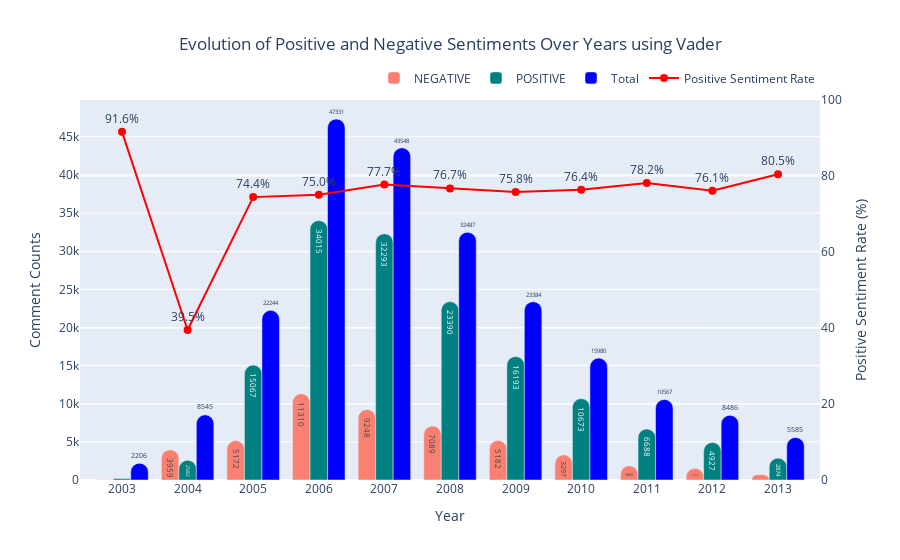

The cell this chart's notebook holds for it:
### Code cell
plot.plot_sentiments_byYear(data,vader=True,prt=True,savefig=True)

### Figure 1 — Plotly figure (JSON) as saved in the notebook; plotly's stock layout.template omitted (floating-point values rounded to 4 significant figures)
{"data": [{"marker": {"color": "salmon"}, "name": "NEGATIVE", "text": [17, 3959, 5172, 11310, 9248, 7089, 5182, 3297, 1868, 1547, 698], "textposition": "inside", "type": "bar", "x": [2003, 2004, 2005, 2006, 2007, 2008, 2009, 2010, 2011, 2012, 2013], "y": [17, 3959, 5172, 11310, 9248, 7089, 5182, 3297, 1868, 1547, 698]}, {"marker": {"color": "teal"}, "name": "POSITIVE", "text": [186, 2582, 15067, 34015, 32293, 23390, 16193, 10673, 6688, 4927, 2874], "textposition": "inside", "type": "bar", "x": [2003, 2004, 2005, 2006, 2007, 2008, 2009, 2010, 2011, 2012, 2013], "y": [186, 2582, 15067, 34015, 32293, 23390, 16193, 10673, 6688, 4927, 2874]}, {"marker": {"color": "blue"}, "name": "Total", "text": [2206, 8545, 22244, 47331, 43548, 32487, 23384, 15980, 10567, 8486, 5585], "textposition": "outside", "type": "bar", "x": [2003, 2004, 2005, 2006, 2007, 2008, 2009, 2010, 2011, 2012, 2013], "y": [2206, 8545, 22244, 47331, 43548, 32487, 23384, 15980, 10567, 8486, 5585]}, {"line": {"color": "red", "width": 2}, "marker": {"color": "red", "size": 8}, "mode": "lines+markers+text", "name": "Positive Sentiment Rate", "text": ["91.6%", "39.5%", "74.4%", "75.0%", "77.7%", "76.7%", "75.8%", "76.4%", "78.2%", "76.1%", "80.5%"], "textposition": "top center", "type": "scatter", "x": [2003, 2004, 2005, 2006, 2007, 2008, 2009, 2010, 2011, 2012, 2013], "y": [91.63, 39.47, 74.45, 75.05, 77.74, 76.74, 75.76, 76.4, 78.17, 76.1, 80.46], "yaxis": "y2"}], "layout": {"barcornerradius": 15, "barmode": "group", "legend": {"orientation": "h", "x": 1, "xanchor": "right", "y": 1.02, "yanchor": "bottom"}, "title": {"text": "Evolution of Positive and Negative Sentiments Over Years using Vader", "x": 0.5, "xanchor": "center"}, "xaxis": {"tickvals": [2003, 2004, 2005, 2006, 2007, 2008, 2009, 2010, 2011, 2012, 2013], "title": {"text": "Year"}}, "yaxis": {"side": "left", "title": {"text": "Comment Counts"}}, "yaxis2": {"overlaying": "y", "range": [0, 100], "side": "right", "tickformat": ".0f%", "title": {"text": "Positive Sentiment Rate (%)"}}}}
